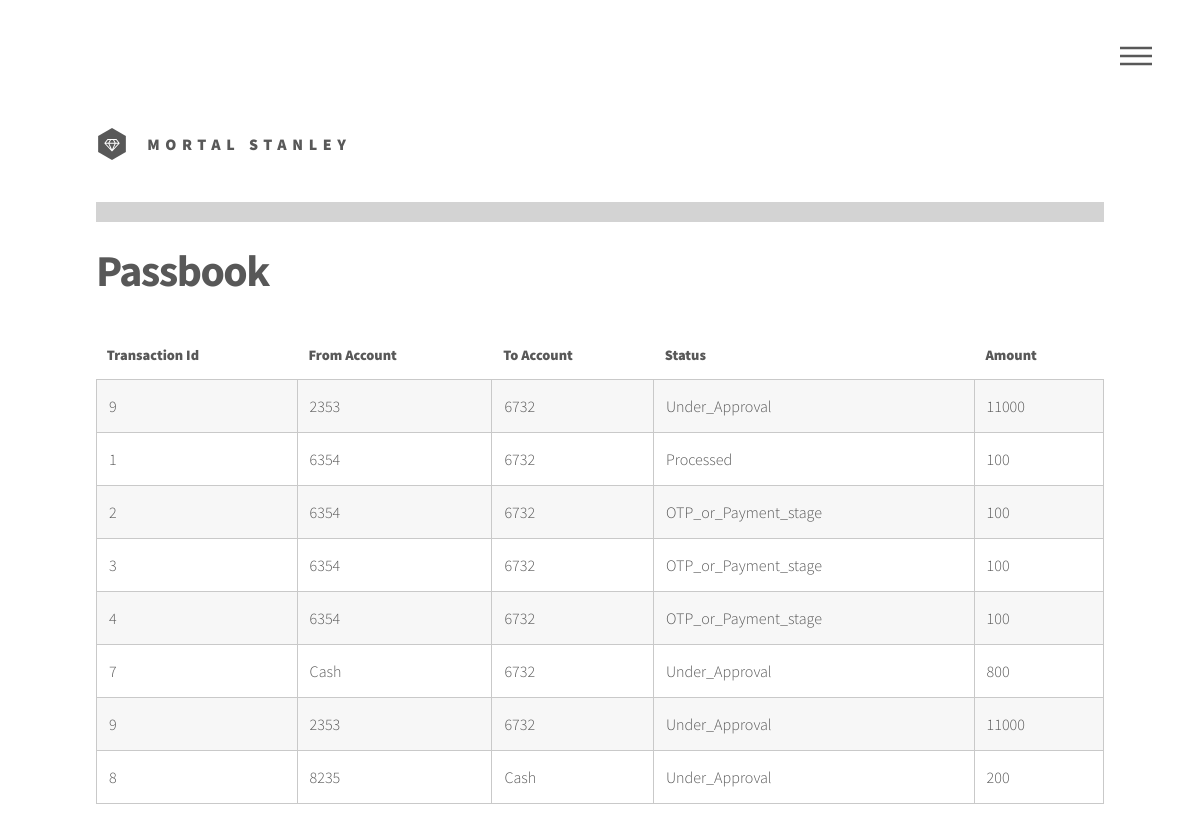
The page /passbook/ (signed in) on the database as committed earlier.
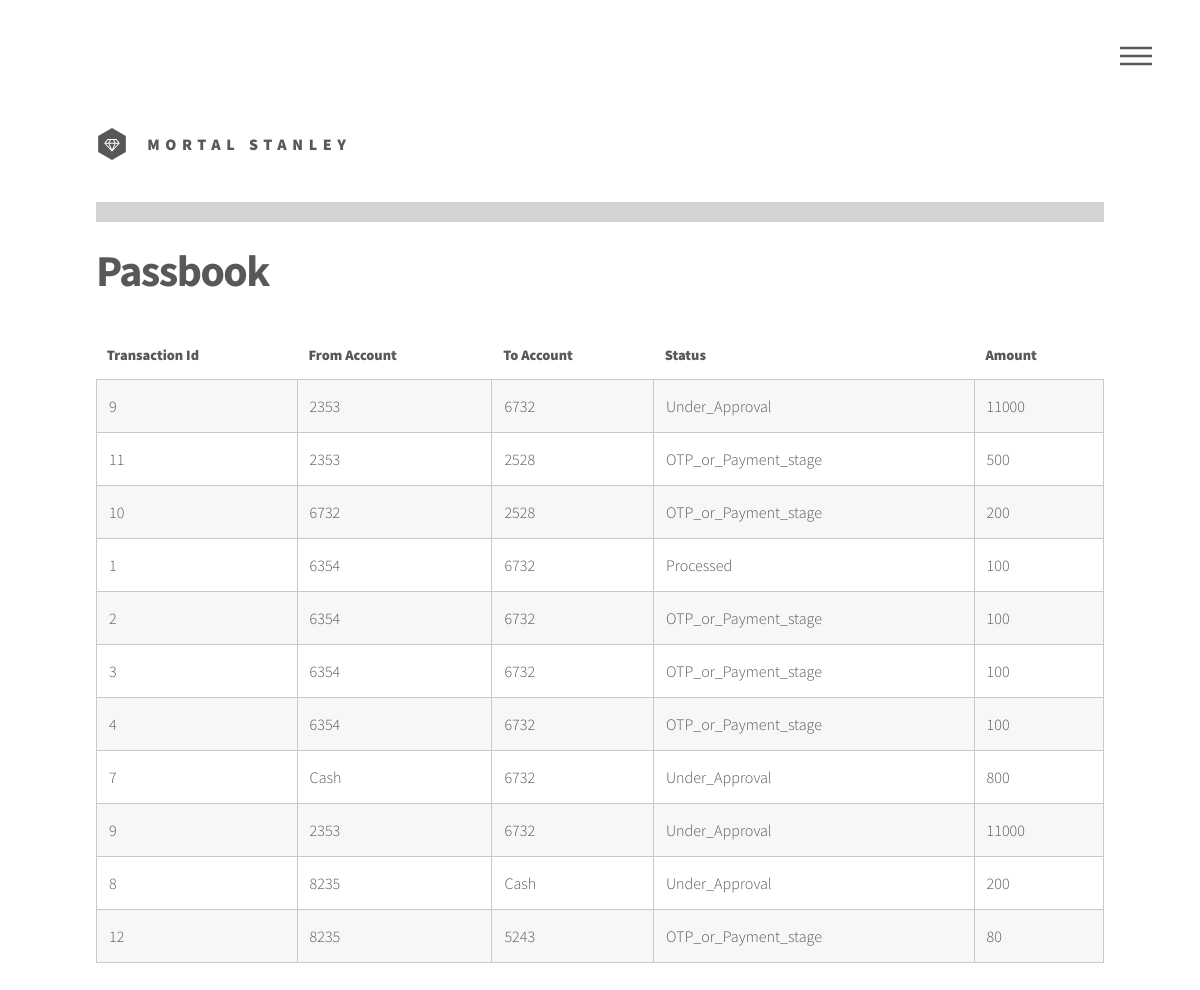
The same page on the database as committed later.
### BankingSystem/models.py (models this page shows, shortened)
class Transactions(models.Model):
	TYPE_CREDIT = 0
	TYPE_DEBIT = 1
	TYPE_TRANSACTION = 2
	CRITICAL_LIMIT = 10000
	STATUS = (
		('C', "OTP_or_Payment_stage"),
		('A', "Under_Approval"),
		('P', "Processed"),
		('R', "Rejected"),
		('I', "Insufficient_Funds"),
		('E', "Error"),
	)
	employee = models.ForeignKey(Profile, null=True, blank=True, on_delete=SET_NULL)
	from_account = models.ForeignKey(Account, related_name="from_account", null=True, on_delete=SET_NULL, blank=True)
	to_account = models.ForeignKey(Account, related_name="to_account", null=True, on_delete=SET_NULL, blank=True)
	amount = models.IntegerField(default=0)
	status = models.CharField(max_length=1, choices=STATUS)
	is_cash = models.BooleanField()
	verification_otp = models.IntegerField()
	creation_time = models.DateTimeField(auto_now_add=True)
	last_changed_time = models.DateTimeField(auto_now=True)
	def __str__(self):
		from_account = "Cash" if not self.from_account else str(self.from_account.number)
		to_account = "Cash" if not self.to_account else str(self.to_account.number)
		return str(self.id) + " " + from_account + " " + to_account + "  " + str(
			self.amount) + " " + self.get_status_display()
	def __init__(self, *args, **kwargs):
		super(Transactions, self).__init__(*args, **kwargs)

### BankingSystem/user_views.py (the view)
# urls.py: url(r'^passbook/', user_views.passbook, name='passbook'),
@login_required()
@permission_required('BankingSystem.user_operations', raise_exception=True)
def passbook(request):
	accounts = request.user.profile.account_set.all()
	account_transactions = []
	for i in accounts:
		account_transactions.extend(map(lambda x: str(x).split(), list(i.from_account.all())))
		account_transactions.extend(map(lambda x: str(x).split(), list(i.to_account.all())))
	fields = {
		'username': request.user.username,
		'error': '',
		'account_transactions': account_transactions,
		'has_perm_user_operations': request.user.has_perm('BankingSystem.user_operations'),
		'has_perm_create_payments': request.user.has_perm('BankingSystem.create_payments'),
	}
	return render(request, 'passbook.html', fields)

### BankingSystem/templates/passbook.html (shortened to what this page needs)
{% extends "base.html" %}
{% block content %}
<h1>Passbook</h1>
<section>
    <div class="12u$">
        <div class="table-wrapper 12u$">
            <table class="alt">
                <thead>
                <tr>
                    <th>Transaction Id</th>
                    <th>From Account</th>
                    <th>To Account</th>
                    <th>Status</th>
                    <th>Amount</th>
                </tr>
                </thead>
                <tbody>
                {% for i in account_transactions %}
                <tr>
                    <td>{{i.0}}</td>
                    <td>{{i.1}}</td>
                    <td>{{i.2}}</td>
                    <td>{{i.4}}</td>
                    <td>{{i.3}}</td>
                </tr>
                {% endfor %}
                </tbody>
            </table>
        </div>
    </div>
</section>
{% endblock %}

### BankingSystem/templates/base.html (shortened to what this page needs)
{% load static %}
<!DOCTYPE HTML>
<html>
	<head>
		<link rel="stylesheet" href="{% static 'css/main.css' %}" />
	</head>
	<body>
			<div id="wrapper">
					<header id="header">
						<div class="inner">
								<a href="/" class="logo">
									<span class="symbol"><img src="{% static 'images/logo.svg' %}" alt="" /></span>
									<span class="title">Mortal Stanley</span>
								</a>
								<nav>
									<ul>
										<li><a href="#menu">Menu</a></li>
									</ul>
								</nav>
						</div>
					</header>
					<div id="main">
						<div class="inner">
                            <div style="background: lightgray; padding: 10px 20px 10px 20px; margin-bottom: 20px;">
                            </div>
					    	{% block content %}{% endblock %}
						</div>
					</div>
			</div>
	</body>
</html>

Rows that differ between the two databases and show on the page:
added Transactions: id "11", from_account "2353", to_account "2528", i "OTP_or_Payment_stage", amount "500"
added Transactions: id "10", from_account "6732", to_account "2528", i "OTP_or_Payment_stage", amount "200"
added Transactions: id "12", from_account "8235", to_account "5243", i "OTP_or_Payment_stage", amount "80"
